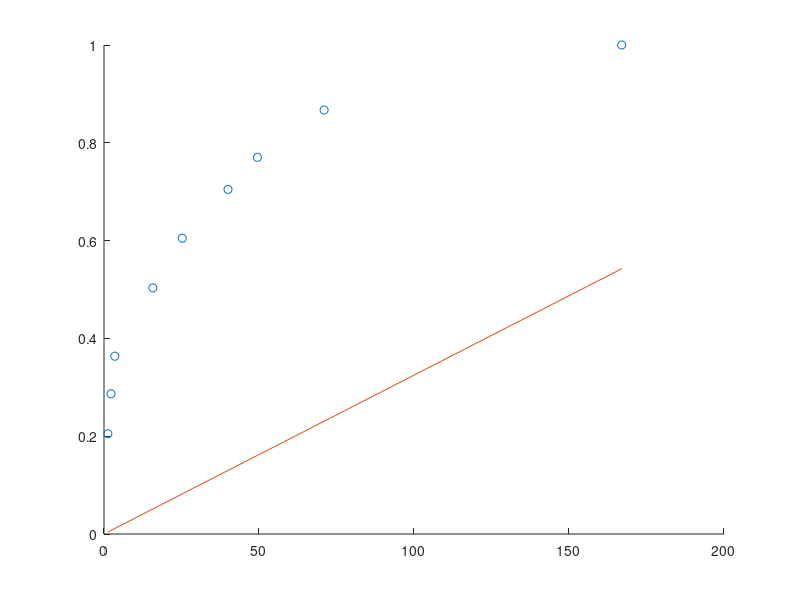

This chart was generated by the following MATLAB code: (Note: this script raises an error after producing the figure.)
%
%Michiko Feehan
%Linear vs Nonlinear Regression
%April 7, 2017

figure;
hold on;
%Step 1:
data = load('RatioM10kDa.dat');
        %assigning t and the ratio to the data values
        
 t5= [1.25 2.25 3.5 15.75 ];         %subset meeting ratio less than 0.6
 ratio5 = [ 0.205 0.2867 0.3636 0.5033];
 newArray= (ratio5.^2);  %squared ratio values 
 display (newArray)
 
p = polyfit(t5, newArray,1);

%Observed data
t = data(1,:);         %assigning t and the ratio to the data values
ratio = data(2,:); 
plot(t,ratio, 'o');

Y = 4* (((0.0102) * t)/(4*3.14));
Y1 = 4* (((0.0119) * t)/(4*3.14));

plot (t, Y);
legend({'Observed','Linear'},'FontSize',12,'TextColor')
xlabel ('time');
ylabel('M ratio') 

 


 

 

